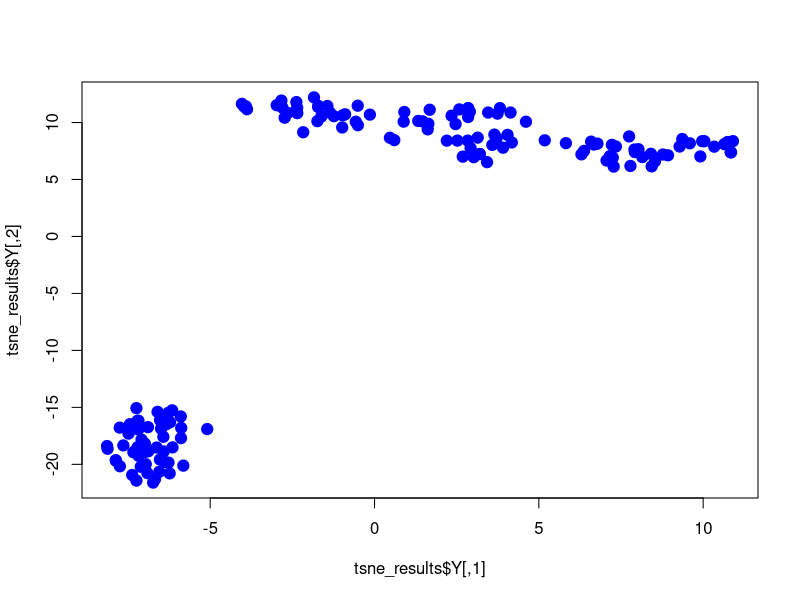
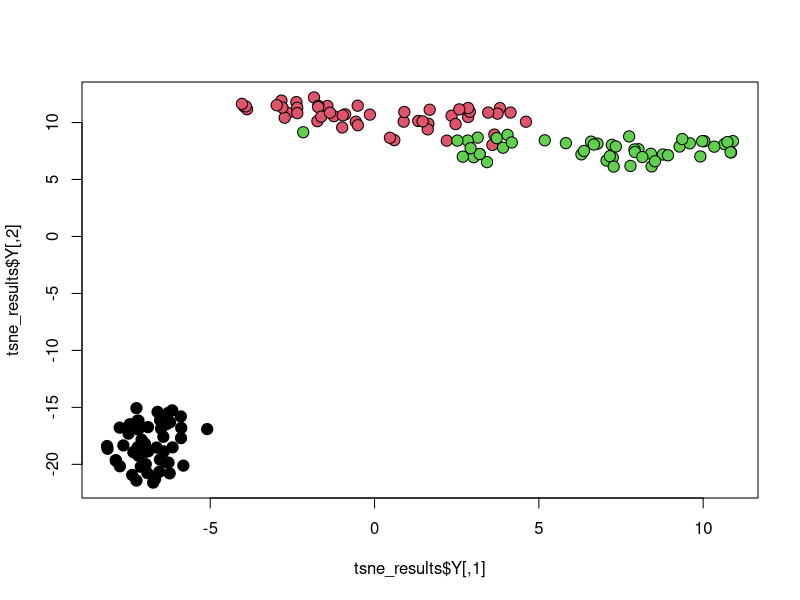
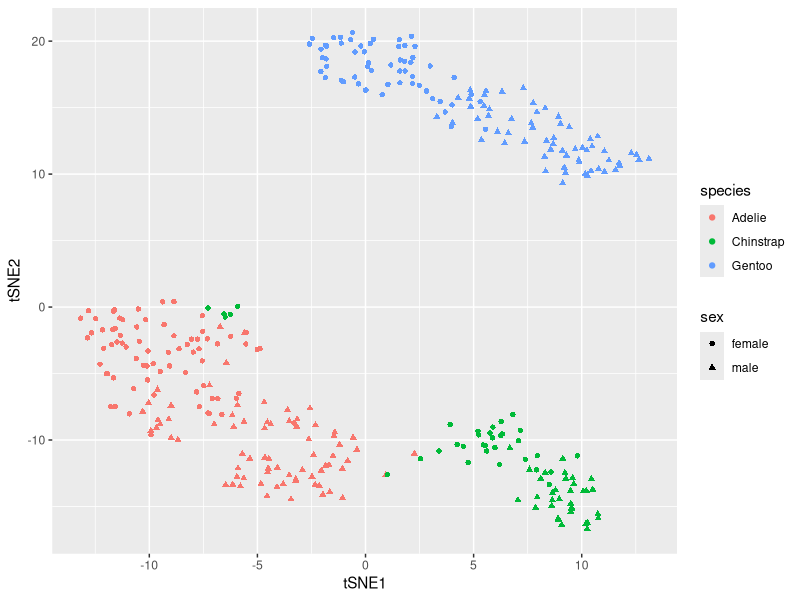
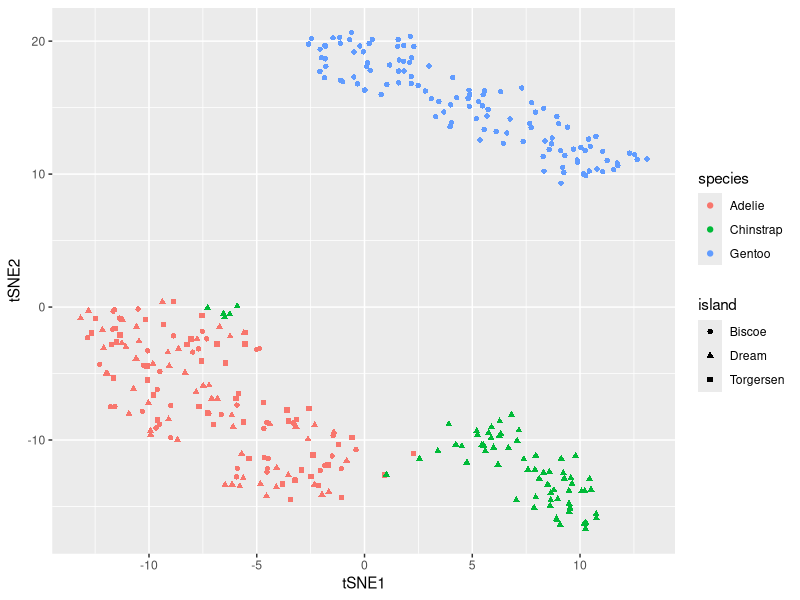

Generate these figures, in order, with R:
## ---- chunk 1
library(tidyverse)
library(palmerpenguins)
library(Rtsne)
set.seed(142) # for reproducibility
## ---- chunk 2
## Learning t-SNE Plotting
## Load dataset
IR <- iris # Loading the iris dataset into a object called IR

## Split IR into two objects: 1) containing measurements 2) containing species type
IR_data <- IR[ ,1:4] # We are sub-setting IR object such as to include 'all rows' and columns 1 to 4.
IR_species <- IR[ ,5] # We are sub-setting IR object such as to include 'all rows' and column 5.

## Load the t-SNE library
library(Rtsne)

## Run the t-SNE algorithm and store the results into an object called tsne_results
tsne_results <- Rtsne(IR_data, perplexity=30, check_duplicates = FALSE) # You can change the value of perplexity and see how the plot changes

## Generate the t_SNE plot
plot(tsne_results$Y, col = "blue", pch = 19, cex = 1.5) # Plotting the first image
plot(tsne_results$Y, col = "black", bg= IR_species, pch = 21, cex = 1.5) # Second plot: Color the plot by the real species type (bg= IR_species)

## ---- chunk 3
penguins <- penguins %>% 
  drop_na() %>%           # remove null values
  select(-year)%>%        # remove the year column/variable
  mutate(ID=row_number()) # Assign a row number to keep track of each penguin
penguins
## ---- chunk 4
penguins_meta <- penguins %>%
  select(ID,species,island,sex)     # All of the data that is not numerical, used as legend later
penguins_meta 
## ---- chunk 5

tSNE_fit <- penguins %>%
  # All numeric columns only, will help make model. categorical columns are legend
  select(where(is.numeric)) %>%
  # Not sure what this does either
  column_to_rownames("ID") %>%
  # scale the data
  scale() %>% 
  #run tSNE
  Rtsne()
tSNE_fit
## ---- chunk 6
# from the tSNE call, we need $Y for the visualization. Here, we name the columns of Y for ease.
tSNE_df <- tSNE_fit$Y %>% 
  as.data.frame() %>%
  rename(tSNE1="V1",
         tSNE2="V2") %>%
  mutate(ID=row_number()) # sets each value pair to the proper row ID(ie. penguin)
tSNE_df
## ---- chunk 7
# adding the column id helps us join the tSNE data with the categorical values we had
# identified in the metadata
tSNE_df <- tSNE_df %>%
  inner_join(penguins_meta, by="ID")
tSNE_df
# from here, we visualize using ggplot.
## ---- chunk 8
tSNE_df %>%
  ggplot(aes(x = tSNE1, 
             y = tSNE2,
             color = species,
             shape = sex))+
  geom_point()

tSNE_df %>%
  ggplot(aes(x = tSNE1, 
             y = tSNE2,
             color = species,
             shape = island))+
  geom_point()
